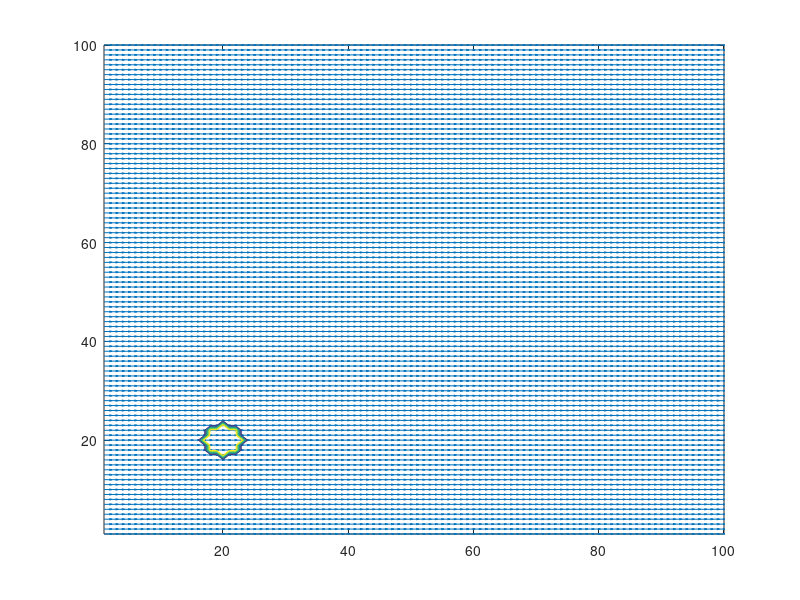

This chart was generated by the following MATLAB code: (Note: this script raises an error after producing the figure.)
clear;
clc;
global ntracer;
global nx;
global ny;
global nz;
%set test values
ntracer = 1;
nx = 100;
ny = 100;
nz = 1;

% % test calls(build bump and blow it sideways)
% u =  zeros(nx, ny, nz); %wind
% u(:, 1, 1) = 1*ones(nx, 1);
% % u(1, :, 1) = ones(1, ny);
% % %u = ones(nx, ny, nz);
% kh = zeros(nx, ny, nz); %k
% % % %kh = 1000*ones(nx, ny, nz);
% concentration = zeros(nx, ny, nz, ntracer);
% x = zeros(100, 1);
% x(25:50) = 1;
% concentration(:, 1, 1, 1) = x;
% concentration_bc = zeros(2, ny, nz, ntracer); %first component is w second e
% % % %concentration_bc(:, 1, 1, 1) = zeros(2, 1);
% cdot = zeros(nx, ntracer);
% % %test calls
% transport_X_fwd(10000000000, u, kh, concentration, concentration_bc, cdot);
% %in y direction
% % concetrantion2 = zeros(nx, ny, nz, ntracer);
% % y = zeros(ny, 1);
% % y(25:50) = 1;
% % concentration(1, :, 1, 1) = y;
% % %transport_Y_fwd(100000000000, u, kh, concentration, concentration_bc, cdot);


% %%%%%%%%transport_Z_fwd test block
% w = zeros(nx, ny, nz);
% w(1, 1, :) = .1*ones(nz, 1);
% %w(1, 1, 25:50) = 1;
% kv = zeros(nx, ny, nz);
% %kv(1, 1, :) = 10*ones(nz, 1);
% concentration = zeros(nx, ny, nz, ntracer);
% %put a bump in the initial concentration
% x = zeros(nz, 1);
% x(25:50) = 1;
% concentration(1, 1, :, 1) = x;
% concentration_bc = zeros(nx, ny, ntracer);
% surfaceem = zeros(nx, ny, ntracer);
% %surfaceem(:, :, 1) = ones(nx, ny);
% volumeem = zeros(nx, ny, nz, ntracer);
% %volumeem(1, 1, :, 1) = ones(nz, 1);
% depositionvel = zeros(nx, ny, ntracer);
% transport_Z_fwd(100000, w, kv, concentration, concentration_bc, surfaceem, volumeem, depositionvel);

% %%%%%%%adj_advdiff_fdh test block
% %%%%%%%the purpose of this test block is to test that adj_advdiff_fdh
% %%%%%%%matches the numerical adjoint of advdiff_fdh
% %%%%%%%set test values
% %%%%%%%verification was successful at time of writing
% ntracer = 1;
% u =  zeros(nx, ny, nz); %wind
% %u(:, 1, 1) = ones(nx, 1);
% kh = zeros(nx, ny, nz); %k
% %kh = 1000*ones(nx, ny, nz);
% concentration = zeros(nx, ny, nz, ntracer);
% x = zeros(nx, 1);
% %x(floor(nx/4):floor(nx/2)) = 1;
% concentration(:, 1, 1, 1) = x;
% concentration_bc = zeros(2, ny, nz, ntracer); %first component is w second e
% sb(1, :) = squeeze(concentration_bc(1, 1, 1, 1:ntracer));
% sb(2, :) = squeeze(concentration_bc(2, 1, 1, 1:ntracer));
% cdot = zeros(nx, ntracer);
% dt = 15;
% nstep = floor(dt/300) + 1;
% dx = 1000;
% conc = squeeze(concentration(1:nx, 1, 1, 1:ntracer));
% lam = ones(size(conc));
% %%%%%%%first test that adj_advdiff_fdh runs without error
% adj_advdiff_fdh(dt, nstep, nx, ntracer, dx, u, kh, lam);
% %%%%%%%verify with finite differences
% %%%%%%%get numerical jacobian
% n = nx;
% A = eye(n); %grab standard basis vectors from here
% advdiff_fdh(dt, nstep, nx, ntracer, dx, u, kh, conc, sb);
% h = 1e-6;
% numjac = zeros(n, n);
% f = @(x) advdiff_fdh(dt, nstep, nx, ntracer, dx, u, kh, x, sb);
% x0 = conc;
% i = 1;
% for j = 1:n
%     e = A(:,j);
%     stepf = x0 + h*e;
%     stepb = x0 - h*e;
%     fd = (f(stepf) - f(stepb))/(2*h);
%     numjac(:, j) = fd;
% end
% adj = zeros(n, n); %full adjoint matrix as recovered from adjv products 
% adjv = @(x) adj_advdiff_fdh(dt, nstep, nx, ntracer, dx, u, kh, x);
% for j = 1:n    
%     e = A(:,j);
%     adj(:, j) = adjv(e);
% end
% disp("Relative error (Frobenius)");
% disp(norm(numjac' - adj, 'fro')/norm(numjac', 'fro'));

% %%%%%%%transport_X_fwd test block
% %%%%%%%the purpose of this test block is to test that transport_X_dadj
% %%%%%%%matches the numerical adjoint of transport_X_fwd
% %%%%%%%this block is still in progress
% %%%%%%%set test values
% ntracer = 1;
% u =  zeros(nx, ny, nz); %wind
% %u(:, 1, 1) = ones(nx, 1);
% kh = zeros(nx, ny, nz); %k
% %kh = 1000*ones(nx, ny, nz);
% concentration = zeros(nx, ny, nz, ntracer);
% x = zeros(nx, 1);
% x(floor(nx/4):floor(nx/2)) = 1;
% concentration(:, 1, 1, 1) = x;
% concentration_bc = zeros(2, ny, nz, ntracer); %first component is w second e
% sb(1, :) = squeeze(concentration_bc(1, 1, 1, 1:ntracer));
% sb(2, :) = squeeze(concentration_bc(2, 1, 1, 1:ntracer));
% cdot = zeros(nx, ntracer);
% dt = 15;
% nstep = floor(dt/300) + 1;
% dx = 1000;
% lam = ones(size(concentration));
% %%%%%%%first test that Transport_X_adj runs without error
% %adj_advdiff_fdh(dt, nstep, nx, ntracer, dx, u, kh, lam);
% %%%%%%%verify with finite differences
% %%%%%%%get numerical jacobian
% n = nx;
% A = eye(n); %grab standard basis vectors from here
% transport_X_fwd(5, u, kh, concentration, concentration_bc, cdot);
% h = 1e-6;
% numjac = zeros(n, n);
% f = @(x) transport_X_fwd(5, u, kh, x, concentration_bc, cdot);
% x0 = concentration;
% i = 1;
% for j = 1:n
%     e = A(:,j);
%     stepf = x0 + h*e;
%     stepb = x0 - h*e;
%     fd = (f(stepf) - f(stepb))/(2*h);
%     numjac(:, j) = fd;
% end
% adj = zeros(n, n); %full adjoint matrix as recovered from adjv products 
% adjv = @(x) adj_advdiff_fdh(dt, nstep, nx, ntracer, dx, u, kh, x);
% for j = 1:n    
%     e = A(:,j);
%     adj(:, j) = adjv(e);
% end
% disp("Relative error (Frobenius)");
% disp(norm(numjac' - adj, 'fro')/norm(numjac', 'fro'));



% %%%%%%%%%%%test that I can call transport_X_dadj properly
% dt = 5;
% u = zeros(nx, ny, nz);
% u(:, 1, 1) = 1*ones(nx, 1);sq
% % u(1, :, 1) = ones(1, ny);
% % %u = ones(nx, ny, nz);
% kh = zeros(nx, ny, nz); %k
% % % %kh = 1000*ones(nx, ny, nz);
% concentration = zeros(nx, ny, nz, ntracer);
% x = zeros(100, 1);
% x(25:50) = 1;
% concentration(:, 1, 1, 1) = x;
% concentration_bc = zeros(2, ny, nz, ntracer); %first component is w second e
% % % %concentration_bc(:, 1, 1, 1) = zeros(2, 1);
% cdot = zeros(nx, ntracer);
% % %test calls
% transport_X_fwd(dt, u, kh, concentration, concentration_bc, cdot);
% lambda = ones(size(concentration));
% trasport_X_dadj(dt, u, kh, concentration, lambda);

%%%%%My goal here is to successfully use the transport_fwd functions to
%%%%%perform the 2d test problem
%%%%%I want to build a circle of some radius where everything is 1
%%%%%everything 0 elsewhere
concentration = zeros(nx, ny, nz, ntracer);
cntr = [20, 20];
rad = 3;
for i = 1:nx
    for j = 1:ny
        pt = [i, j];
        if(norm(pt - cntr) <= rad)
           concentration(i, j, 1, 1) = 2; 
        end
    end
end
clf;
%%%%%I want to build the wind profiles now
omega = 2;
windcntr = [50, 50];
u = zeros(nx, ny, nz, ntracer);
v = zeros(nx, ny, nz, ntracer);
for i = 1:nx
    for j = 1:ny
        %u(i, j, 1, 1) = -omega*(j - windcntr(2));
        %v(i, j, 1, 1) = omega*(i - windcntr(1));
        %ihat = (i - windcntr(1))/nx;
        %jhat = (j - windcntr(2))/ny;
        ihat = i;
        jhat = j;
        u(i, j, 1, 1) = 1;
        v(i, j, 1, 1) = 0;
    end
end

quiver(u,v)

dt = 100;
kh = zeros(nx, ny, nz); %k
% % %kh = 1000*ones(nx, ny, nz);
concentration_bc = zeros(2, ny, nz, ntracer); %first component is w second e
% % %concentration_bc(:, 1, 1, 1) = zeros(2, 1);
cdot = zeros(nx, ntracer);
i = 0;
% %test calls
contour(concentration);
pause
while true
quiver(u, v)
hold on
contour(concentration);
pause;
hold off
concentration1 = transport_X_fwd(dt, u, kh, concentration, concentration_bc, cdot);
concentration2 = transport_Y_fwd(dt, v, kh, concentration, concentration_bc, cdot);
concentration = (concentration1 + concentration2)/2;
end

function concentration = transport_Z_fwd(dt, w, kv, concentration, concentration_bc, surfem, volem, depositionvel)
global ntracer;
global nx;
global ny;
global nz;

nsteps = floor(dt/300)+1;
%nsteps = 1000;
deltat = dt/nsteps;

deltaz = 100;
%generate uniformly spaced grid
%the vertical grid
z = linspace(0, deltaz*nz, nz);

for i = 1:nx
    for j = 1:ny
        conc(1:nz, 1:ntracer) = concentration(i, j, 1:nz, 1:ntracer);
        wind(1:nz) = w(i, j, 1:nz);
        dif(1:nz) = kv(i, j, 1:nz);
        sb(1, 1:ntracer) = concentration(i, j, 1, 1:ntracer);
        sb(2, 1:ntracer) = concentration_bc(i, j, 1:ntracer);
        surfaceem(1:ntracer) = surfem(i, j, 1:ntracer);
        volumeem(1:nz, 1:ntracer) = 0;
        depvel(1:ntracer) = depositionvel(i, j, 1:ntracer);
        
        c = advdiff_fdv(deltat, nsteps, nz, ntracer, z, wind, dif, conc, sb, surfaceem, volumeem, depvel);
        
        concentration(i, j, 1:nz, 1:ntracer) = subplus(conc); %positive part
        
    end
end

end

function concentration = transport_Y_fwd(dt, v, kh, concentration, concentration_bc, cdot)
global ntracer;
global nx;
global ny;
global nz;

dy = 100;
deltay = dy;
nsteps = floor(dt/300) + 1;
%nsteps = 1e10;
deltat = dt/nsteps;

for i = 1:nx
    for k = 1:nz
        %disp("next");
        conc = squeeze(concentration(i, 1:ny, k, 1:ntracer));
        wind = v(1, 1:ny, k)';
        dif = kh(i, 1:ny, k)';
        sb(1, :) = squeeze(concentration_bc(1, i, k, 1:ntracer));
        sb(2, :) = squeeze(concentration_bc(2, i, k, 1:ntracer));
        conc = advdiff_fdh(deltat, nsteps, ny, ntracer, deltay, ...
            wind, dif, conc, sb);
        
        concentration(i, 1:ny, k, 1:ntracer) = subplus(conc); %positive part
    end
end

end


function concentration = transport_X_fwd(dt, u, kh, concentration, concentration_bc,  cdot)
global ntracer;
global nx;
global ny;
global nz;

dx = 100;
deltax = dx;
nsteps = floor(dt/300)+1;
deltat = dt/nsteps;

for j = 1:ny
    for k = 1:nz
        conc = squeeze(concentration(1:nx, j, k, 1:ntracer))';
        wind = u(1:nx, j, k);
        dif = kh(1:nx, j, k);
        sb(1, :) = squeeze(concentration_bc(1, j, k, 1:ntracer));
        sb(2, :) = squeeze(concentration_bc(2, j, k, 1:ntracer));
        for l = 1:nsteps
            %plot(1:100, conc(:, 1)) %first tracer
            %axis([0, nx, 0, 5])
            %pause
            %cdot = advdiff_fun_fdh(nx, deltax, wind, dif, sb, conc, cdot);
            %c1 = conc + deltat*cdot;
            %cdot = advdiff_fun_fdh(nx, deltax, wind, dif, sb, c1, cdot);
            %conc = conc/2 + (c1 + deltat*cdot)/2;
            %wrap around to right
            conc = advdiff_fdh(deltat, nsteps, nx, ntracer, deltax, ...
            wind, dif, conc, sb);

        end
        concentration(1:nx, j, k, 1:ntracer) = subplus(conc)'; %positive part
        %disp("next y, z")
    end
end

end


function dc = advdiff_fun_fdh(n, dx, u, k, bdry, c, dc)
global ntracer;
global nx;
global ny;
global nz;

ap = -1/6;
bp = 1;
cp = - 1/2;
dp = -1/3;
an = 1/3;
bn = 1/2;
cn = -1;
dn = 1/6;

for j = 1:ntracer
    
    F = c(:, j).*u;
    F = [bdry(1, j)*u(1); F];
    F = [F; bdry(2, j)*u(nx)];
    
    %advection discretization
    if u(1) >= 0 %inflow
        dc(1, j) = (F(1) - F(2))/dx;
    else %outflow
        dc(1, j) = (F(2) - F(3))/dx;
    end
    
    for i = 3:n %array indices for F are shifted by 1 in MATLAB
        if u(i) >= 0 %inflow
            dc(i - 1, j) = (ap*F(i-2) + bp*F(i - 1) + cp*F(i) + dp*F(i+1))/dx;
        else
            dc(i - 1, j) = (an*F(i - 1) + bn*F(i) + cn*F(i+1)+dn*F(i+2))/dx;
        end
    end
    
    if u(n) >= 0 %outflow
        dc(n, j) = (F(n) - F(n + 1))/dx;
    else
        dc(n, j) = ((F(n + 1) - F(n + 2)))/dx;
    end
    
    %the diffusion part
    if u(1) >= 0 %inflow
        dc(1, j) = dc(1, j) + ( (k(1) + k(2)) * (c(2, j) - c(1, j)) ...
            - 2*k(1)*(c(1, j) - bdry(1, j)))/(2*dx^2);
    else %outflow
        dc(1, j) = dc(1, j) + ( (k(1) + k(2))*(c(2, j) - c(1, j)))/(2*dx^2);
    end
    
    for i=2:n-1
        dc(i, j) = dc(i, j) + ((k(i+1) + k(i))*(c(i+1, j) - c(i, j)) ...
            - (k(i) + k(i-1))*(c(i, j) - c(i-1, j)))/(2*dx^2);
    end
    
    if u(n) >= 0 %outflow
        dc(n, j) = dc(n, j) + ( ...
            - (k(n) + k(n-1))*(c(n, j)-c(n-1, j)) ...
            )/(2*dx^2);
    else %inflow
        dc(n, j) = dc(n, j) + ( 2*k(n)*(bdry(2, j) - c(n, j)) ...
            - (k(n) - k(n-1))*(c(n, j) - c(n - 1, j)) ...
            )/(2*dx^2);
    end
    
end %j (1:ntracer)
return;
end


function jac = advdiff_jac_fdh(n, dx, u, k)
ku = 2;
kl = 2;

ap = -1/6;
bp = 1;
cp = -1/2;
dp = -1/3;
an = 1/3;
bn = 1/2;
cn = -1;
dn = 1/6;

%5 rows of banded Jacobian
%used to build sparse pentadiagonal jacobian below
jac = zeros(5, n);

%advection discretization
if u(1) >= 0
    jac(jrow(1, 1), 1) = -u(1)/dx;
else
    jac(jrow(1, 1), 1) = u(1)/dx;
    jac(jrow(1, 2), 2) = -u(2)/dx;
end

for i=2:n-1
    if u(i) >= 0
        if i > 2
            jac(jrow(i, i-2), i-2) = ap*u(i-2)/dx;
        end
        jac(jrow(i, i-1), i-1) = bp*u(i-1)/dx;
        jac(jrow(i, i), i) = cp*u(i)/dx;
        jac(jrow(i, i+1), i+1) = dp*u(i+1)/dx;
    else
        jac(jrow(i, i-1), i-1) = an*u(i-1)/dx;
        jac(jrow(i, i), i) = bn*u(i)/dx;
        jac(jrow(i, i+1), i+1) = cn*u(i+1)/dx;
        if i < n - 1
            jac(jrow(i, i+2), i+2) = dn*u(i+2)/dx;
        end
    end
end

if u(n) >= 0
    jac(jrow(n, n-1), n-1) = u(n-1)/dx;
    jac(jrow(n, n), n) = -u(n)/dx;
else
    jac(jrow(n, n), n) = u(n)/dx;
end


%the diffusion part
if u(1) >= 0 %inflow
    jac(jrow(1, 1), 1) = jac(jrow(1, 1), 1) ...
        - (k(2) + 3*k(1))/(2*dx^2);
    jac(jrow(1, 2), 2) = jac(jrow(1, 2), 2) ...
        + (k(1) + k(2))/(2*dx^2);
else %outflow
    jac(jrow(1, 1), 1) = jac(jrow(1, 1), 1) - (k(1) + k(2))/(2*dx^2);
    jac(jrow(1, 2), 2) = jac(jrow(1, 2), 2) + (k(1) + k(2))/(2*dx^2);
end

for i = 2:n-1
    jac(jrow(i, i-1), i-1) = jac(jrow(i, i-1), i-1) ...
        + (k(i) + k(i - 1))/(2*dx^2);
    jac(jrow(i, i), i) = jac(jrow(i, i), i) ...
        - (k(i+1) + 2*k(i) + k(i-1))/(2*dx^2);
    jac(jrow(i, i+1), i+1) = jac(jrow(i, i+1), i+1) ...
        + (k(i+1) + k(i))/(2*dx^2);
end

if u(n) >= 0 %outflow
    jac(jrow(n, n-1), n-1) = jac(jrow(n, n-1), n-1) ...
        + (k(n) + k(n-1))/(2*dx^2);
    jac(jrow(n, n), n) = jac(jrow(n, n), n) ...
        - (k(n) + k(n-1))/(2*dx^2);
else %inflow
    jac(jrow(n, n-1), n-1) = jac(jrow(n, n-1), n-1)...
        + (k(n) + k(n-1))/(2*dx^2);
    jac(jrow(n, n), n) = jac(jrow(n, n), n) ...
        - (3*k(n) + k(n-1))/(2*dx^2);
end

jac = spdiags(jac', 2:-1:-2, n, n);
return;
end

function c = jrow(i, j)
kl = 2;
ku = 2;
if i <= 0 || j <= 0
    disp("error in advdiff_jac_fdh")
    return
end
c = ku + 1 + i - j;
end

function c = advdiff_fdh(dt, nstep, n, nspec, dx, u, k, c, bdry)
%~~~~~~~~~~~~~~~~~~~~~~~~~~~~~~~~~~~~~~~~~~~~~~~~~~~~
%  Performs Nstep timesteps of length DT
%      to solve the adv_diff equation using a
%      linearly implicit Crank-Nicholson time discretization
%
%  n   = no. of grid points
%  nspec = no. of chemical species
%  nstep = no of time steps
%  x(1:N) = grid point coordinates
%  u(1:N) = wind speeds
%  k(1:N) = diffusion coefficients
%  surfaceem  = Surface Emission intensity
%  volumeem   = Elevated Emission intensity
%  vd    = deposition velocity
%  c     = concentration of each species
%~~~~~~~~~~~~~~~~~~~~~~~~~~~~~~~~~~~~~~~~~~~~~~~~~~~~
kl = 2;
ku = 2;
ldjac = kl+ku+1;
lda = 2*kl+ku+1;
jac = zeros(n, n);
A = zeros(n, n);
ctmp = zeros(n, 1);
b = zeros(n, 1);
d = zeros(2, 1);

jac = advdiff_jac_fdh(n, dx, u, k);
A = -(dt/2)*jac;
A = A + eye(n);

for ispec=1:nspec
    for istep=1:nstep
        ctmp = c(ispec, :)';
        %plot(ctmp)
        %pause;
        d = bdry(:, ispec);
        %the free term
        b = advdiff_free_fdh(n, dx, u, k, d);
        ctmp = ctmp + dt*b;
        alpha = (dt/2);
        ctmp = alpha*jac*c(ispec, :)' + ctmp;
        ctmp = A\ctmp;
        c(ispec, :) = ctmp;
        %wrap around
        %c(2, :) = c(n, :);
        %c(1, :) = c(n-1,:);
    end
    %disp("next step");
end
end

function b = advdiff_free_fdh(n, dx, u, k, bdry)
%~~~~~~~~~~~~~~~~~~~~~~~~~~~~~~~~~~~~~~~~~~~~~~~~~~~~
% Advection-diffusion derivative function
% Free term B such that: c' = Fun_fdh = Jac_fdh*c + B
%~~~~~~~~~~~~~~~~~~~~~~~~~~~~~~~~~~~~~~~~~~~~~~~~~~~~
ap = -1/6;
bp = 1;
cp = -1/2;
dp = -1/3;
an = 1/3;
bn = 1/2;
cn = -1;
dn = 1/6;

b = zeros(n, 1);

%the advection discretization
if u(1) >= 0
    b(1) = bdry(1)*u(1)/dx + 2*k(1)*bdry(1)/(2*dx^2);
end
if u(2) >= 0
    b(2) = ap*bdry(1)*u(1)/dx;
end
if u(n-1) < 0
    b(n-1) = dn*bdry(2)*u(n)/dx;
end
if u(n) < 0
    b(n) = -bdry(2)*u(n)/dx + 2*k(n)* bdry(2)/(2*dx^2);
end

end

function jac = advdiff_jac_fdv(n, z, w, k)
%~~~~~~~~~~~~~~~~~~~~~~~~~~~~~~~~~~~~~~~~~~~~~~~~~~~~
% Advection-diffusion derivative by finite volumes
% Advection is discretized by simple upwind
% Jac is in Blas-banded-format before building
% with spdiags: Jac(1:3,j) = A(j-1:j+1,j)
%~~~~~~~~~~~~~~~~~~~~~~~~~~~~~~~~~~~~~~~~~~~~~~~~~~~~
jac = zeros(n, n);
% difflux/advflux = diffusive/advective fluxes through i-1/2
% flux = total flux through i-1/2
dflux = zeros(n+1, 1);
lflux = zeros(n+1, 1);

dflux(1) = 0; % VD - W(1)
lflux(1) = 0;

%Intermediate boundaries
for i = 2:n
    if w(i) >= 0
        dflux(i) = (k(i) + k(i-1))/2/(z(i) - z(i-1));
        lflux(i) = -(k(i) - k(i-1))/2/(z(i) - z(i-1)) - w(i-1);
    else
        dflux(i) = (k(i) + k(i-1))/2/(z(i) - z(i-1)) - w(i);
        lflux(i) = -(k(i) + k(i-1))/2/(z(i) - z(i-1));
    end
end

%Top of the domain
if w(n) < 0 %inflow
    dflux(n+1) = 0;
    lflux(n+1) = w(n);
else %outflow
    dflux(n+1) = 0;
    lflux(n+1) = -w(n);
end

jac(jrowfdv(1,1),1) = (lflux(2) - dflux(1))/(z(2) - z(1));
jac(jrowfdv(1,2),2) = dflux(2)/(z(2) - z(1));
for i = 2:n-1
    jac(jrowfdv(i, i-1), i-1) = (-lflux(i))/(z(i+1)-z(i-1))*2;
    jac(jrowfdv(i, i), i) = (lflux(i+1) - dflux(i))/(z(i+1) - z(i-1))*2;
    jac(jrowfdv(i, i+1), i+1) = dflux(i+1)/(z(i+1) - z(i-1))*2;
end
jac(jrowfdv(n, n-1), n-1) = (-lflux(n))/(z(n) - z(n-1));
jac(jrowfdv(n, n), n) = (lflux(n+1) - dflux(n))/(z(n) - z(n-1));

jac = spdiags(jac', 1:-1:-1, n, n);
end


function jr = jrowfdv(i, j)
%gives the row of the BLAS banded format for pentadiagonal Jacobian
kl = 1;
ku = 1;
if ((i<=0) || (j<=0))
    print("error")
end
jr = ku + 1 + i - j;

end


function dc = advdiff_fun_fdv(n, z, w, k, bdry, surfem, vd, c)
%time derivative of concentration
dc = zeros(n);

%difflux/advflux = diffusive/advective fluxes through i-1/2
flux = zeros(n+1);

%ground level boundary
flux(1) = vd*c(1) - surfem;

%intermediate boundaries
for i = 2:n
    if w(i) >= 0
        advflux = w(i-1)*c(i-1);
    else
        advflux = w(i)*c(i);
    end
    difflux = (k(i) + k(i-1))/2*(c(i)-c(i-1))/(z(i)-z(i-1));
    flux(i) = difflux - advflux;
end

%top of the domain boundary
if w(n) < 0 %inflow
    advflux = w(n)*bdry(2);
    difflux = k(n)*(bdry(2)-c(n))/(z(n) - z(n-1));
else %outflow
    advflux = w(n)*c(n);
    difflux = 0;
end
flux(n+1) = difflux - advflux;

%time derivatives
dc(1) = (flux(2) - flux(1))/(z(2) - z(1));
for i = 2:n
    dc(i) = (flux(i+1)-flux(i))/(z(i+1)-z(i-1))*2;
end
dc(n) = (flux(n+1)-flux(n))/(z(n)-z(n-1));
end

function c = advdiff_fdv(dt, nstep, n, nspec, z, w, k, c, bdry, surfaceem, volumeem, vd)
%~~~~~~~~~~~~~~~~~~~~~~~~~~~~~~~~~~~~~~~~~~~~~~~~~~~~
%  Performs Nstep timesteps of length DT
%      to solve the adv_diff equation in vertical direction
%      using finite volume method and Crank-Nicholson
%
%  N     = no. of grid points
%  Nspec = no. of chemical species
%  Nstep = no of time steps
%  Z(1:NGP) = grid point coordinates
%  W(1:NGP) = wind speeds
%  K(1:NGP) = diffusion coefficients
%  SurfaceEm  = Surface Emission intensity
%  VolumeEm   = Elevated Emission intensity
%  Vd    = deposition velocity
%  C     = concentration of each species
%
%~~~~~~~~~~~~~~~~~~~~~~~~~~~~~~~~~~~~~~~~~~~~~~~~~~~~
jac = advdiff_jac_fdv(n, z, w, k);

A = -dt/2*jac;
A = A + eye(n);

for ispec=1:nspec
    for istep = 1:nstep
        ctmp = c(:, ispec);
        plot(ctmp);
        pause;
        d = bdry(:, ispec);
        %the free term
        b = advdiff_free_fdv(n, z, w, k, d, surfaceem(ispec), ...
            vd(ispec), ctmp);
        %ctmp := c + dt*b + dt*volumeemission
        ctmp = ctmp + dt*b' + dt*volumeem(:, ispec);
        %ctmp := dt/2*jac*c + ctmp
        %      = (I + dt/2*jac)*c + dt*b + dt*volumeemission
        ctmp = ((dt/2)*jac)*c(:, ispec) + ctmp;
        %ctmp := A\ctmp
        %      = [I - dt/2*jac]\[ (I + dt/2*jac)*c + dt*b +...
        %      dt*volumeemission]
        ctmp = A\ctmp;
        c(:, ispec) = ctmp;
        
        %wrap around
        c(2, ispec) = c(n, ispec);
        c(1, ispec) = c(n-1,ispec);
        
    end
    disp("next species");
end
return;
end

function b = advdiff_free_fdv(n, z, w, k, bdry, sem, vd, c)
%ground level
b(1) = (-vd*c(1) + sem)/(z(2) - z(1));

%top of the domain
if w(n) < 0
    advflux = w(n)*bdry(2);
    difflux = k(n)*bdry(2)/(z(n) - z(n-1));
else
    advflux = 0;
    difflux = 0;
end
b(n) = (difflux - advflux)/(z(n) - z(n-1));
return;
end












%%%%%%%%%%%%%%%%%%%%%%%adjoints
%Discrete adjoint model of X transport
function lambda = trasport_X_dadj(dt, u, kh, concentration, lambda)
global ntracer;
global nx;
global ny;
global nz;

dx = 1000;
deltax = dx;
nsteps = floor(dt/300)+1;
deltat = dt/nsteps;

for j = 1:ny
    for k = 1:nz
        lam = squeeze(lambda(1:nx, j, k, 1:ntracer));
        wind = u(1:nx, j, k);
        dif = kh(1:nx, j, k);
        
        lambda(:, j, k, :) = adj_advdiff_fdh(dt, nsteps, nx, ntracer, deltax, wind, dif, lam);
    end
end
end



%verified with finite difference
function lam = adj_advdiff_fdh(dt, nstep, n, nspec, dx, u, k, lam)
%~~~~~~~~~~~~~~~~~~~~~~~~~~~~~~~~~~~~~~~~~~~~~~~~~~~~
%  The adjoint of advdiff_fdh
%
%  N   = no. of grid points
%  Nspec = no. of chemical species
%  Nstep = no of time steps
%  X(1:N) = grid point coordinates
%  U(1:N) = wind speeds
%  K(1:N) = diffusion coefficients
%  SurfaceEm  = Surface Emission intensity
%  VolumeEm   = Elevated Emission intensity
%  Vd      = deposition velocity
%  Lam     = adjoint of concentration of each species
%~~~~~~~~~~~~~~~~~~~~~~~~~~~~~~~~~~~~~~~~~~~~~~~~~~~~

%the jacobian
jac = advdiff_jac_fdh(n, dx, u, k);
%a = I - dt/2*jac
A = (-dt/2)*jac;
A = eye(n) + A; %add 1 to diagonal terms

for ispec=1:nspec
    for istep=1:nstep
        %Lam := (I - DT/2*JAC^T)\Lam
        lam(:, ispec) = (A')\lam(:, ispec);
        %temp = lam(:, ispec);
        %Lam := (dt/2)*Jac^T*Lam + Lam
        %     = (I + dt/2)*Jac)^T * Lam
        lam(:, ispec) = (dt/2)*(jac')*lam(:, ispec) + lam(:, ispec);
    end
end
end